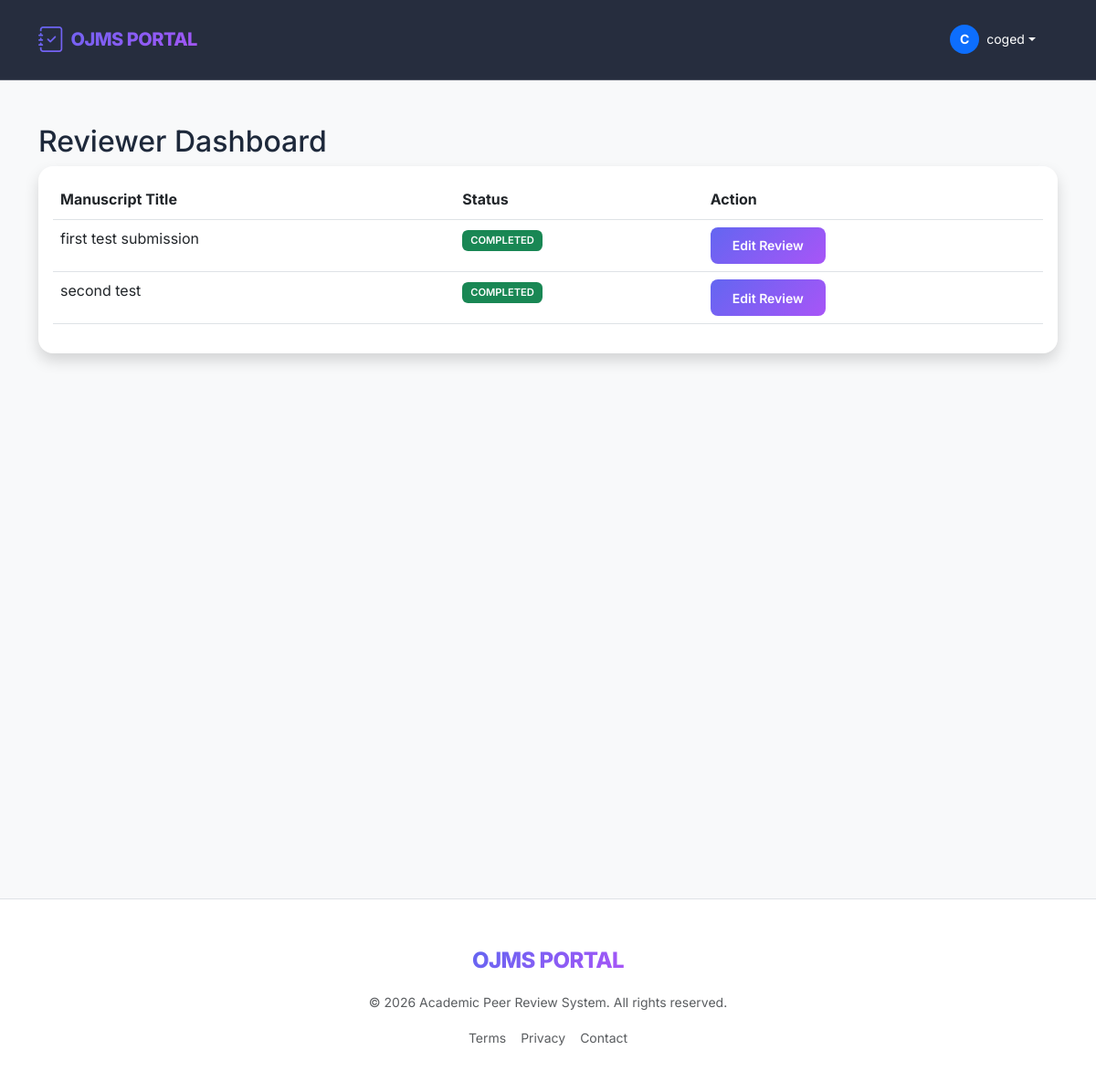
Page /dashboard/ (signed in) on the committed database.
### users/models.py (models this page shows, shortened)
class CustomUser(AbstractUser):
    ADMIN = 'ADMIN'
    EDITOR = 'EDITOR'
    REVIEWER = 'REVIEWER'
    AUTHOR = 'AUTHOR'
    ROLE_CHOICES = [
        (ADMIN, 'Administrator'),
        (EDITOR, 'Editor'),
        (REVIEWER, 'Reviewer'),
        (AUTHOR, 'Author'),
    ]
    role = models.CharField(max_length=10, choices=ROLE_CHOICES, default=AUTHOR)
    institution = models.CharField(max_length=255, blank=True, null=True)
    expertise = models.CharField(max_length=255, blank=True, null=True, help_text="Comma-separated areas of expertise")

### submissions/models.py (models this page shows, shortened)
class Review(models.Model):
    PENDING = 'PENDING'
    COMPLETED = 'COMPLETED'
    STATUS_CHOICES = [
        (PENDING, 'Pending'),
        (COMPLETED, 'Completed'),
    ]
    manuscript = models.ForeignKey(Manuscript, on_delete=models.CASCADE, related_name='reviews')
    reviewer = models.ForeignKey(
        settings.AUTH_USER_MODEL,
        on_delete=models.CASCADE,
        limit_choices_to={'role': 'REVIEWER'}
    )
    comments = models.TextField(blank=True, null=True)
    score = models.IntegerField(choices=[(i, i) for i in range(1, 6)], blank=True, null=True)
    recommendation = models.CharField(
        max_length=20,
        choices=[('ACCEPT', 'Accept'), ('REJECT', 'Reject'), ('REVISE', 'Revise')],
        blank=True,
        null=True
    )
    date_assigned = models.DateTimeField(auto_now_add=True)
    date_submitted = models.DateTimeField(null=True, blank=True)
    status = models.CharField(max_length=10, choices=STATUS_CHOICES, default=PENDING)

class Manuscript(models.Model):
    SUBMITTED = 'SUBMITTED'
    UNDER_REVIEW = 'UNDER_REVIEW'
    DECISION_READY = 'DECISION_READY'
    ACCEPTED = 'ACCEPTED'
    REJECTED = 'REJECTED'
    REVISION_REQ = 'REVISION_REQ'
    STATUS_CHOICES = [
        (SUBMITTED, 'Submitted'),
        (UNDER_REVIEW, 'Under Review'),
        (DECISION_READY, 'Decision Ready'),
        (ACCEPTED, 'Accepted'),
        (REJECTED, 'Rejected'),
        (REVISION_REQ, 'Revision Required'),
    ]
    title = models.CharField(max_length=255)
    abstract = models.TextField()
    author = models.ForeignKey(
        settings.AUTH_USER_MODEL,
        on_delete=models.CASCADE,
        related_name='manuscripts'
    )
    file = models.FileField(upload_to='manuscripts/')
    version = models.IntegerField(default=1)
    status = models.CharField(max_length=20, choices=STATUS_CHOICES, default=SUBMITTED)
    submission_date = models.DateTimeField(auto_now_add=True)
    updated_at = models.DateTimeField(auto_now=True)
    editor = models.ForeignKey(
        settings.AUTH_USER_MODEL,
        on_delete=models.SET_NULL,
        null=True,
        blank=True,
        related_name='assigned_manuscripts',
        limit_choices_to={'role': 'EDITOR'}
    )
    class Meta:
        ordering = ['-submission_date']

### users/views.py (the view, shortened to what this page needs)
# urls.py: path('dashboard/', dashboard_view, name='dashboard'),
@login_required
def dashboard_view(request):
    user = request.user
    if user.is_superuser or user.role == 'EDITOR':
        from submissions.models import Manuscript
        items = Manuscript.objects.all().order_by('-submission_date')
        return render(request, 'dashboards/editor.html', {'items': items})
    elif user.role == 'REVIEWER':
        from submissions.models import Review
        items = Review.objects.filter(reviewer=user).order_by('-date_assigned')
        return render(request, 'dashboards/reviewer.html', {'items': items})

### templates/dashboards/reviewer.html
{% extends 'base.html' %}
{% block content %}
    <h2>Reviewer Dashboard</h2>
    <div class="card shadow">
        <div class="card-body">
            <table class="table">
                <thead>
                    <tr>
                        <th>Manuscript Title</th>
                        <th>Status</th>
                        <th>Action</th>
                    </tr>
                </thead>
                <tbody>
                    {% for review in items %}
                    <tr>
                        <td>{{ review.manuscript.title }}</td>
                        <td>
                            {% if review.status == 'PENDING' %}
                                <span class="badge bg-warning">Pending</span>
                            {% else %}
                                <span class="badge bg-success">Completed</span>
                            {% endif %}
                        </td>
                        <td>
                            <a href="{% url 'submit_review' review.id %}" class="btn btn-sm btn-primary">
                                {% if review.status == 'PENDING' %}Start Review{% else %}Edit Review{% endif %}
                            </a>
                        </td>
                    </tr>
                    {% endfor %}
                </tbody>
            </table>
        </div>
    </div>
{% endblock %}

### templates/base.html (shortened to what this page needs)
<!DOCTYPE html>
<html lang="en">
<head>
    <link rel="stylesheet" href="https://cdn.jsdelivr.net/npm/bootstrap-icons@1.11.3/font/bootstrap-icons.min.css">
    <link href="https://cdn.jsdelivr.net/npm/bootstrap@5.3.0/dist/css/bootstrap.min.css" rel="stylesheet">
    {% load static %}
    <link rel="stylesheet" href="{% static 'css/main.css' %}">
</head>
<body class="bg-light">
    <nav class="navbar navbar-expand-lg navbar-dark sticky-top mb-5">
        <div class="container">
            <a class="navbar-brand d-flex align-items-center" href="{% url 'landing' %}">
                <i class="bi bi-journal-check fs-3 me-2"></i>
                <span>OJMS PORTAL</span>
            </a>
            <div class="collapse navbar-collapse" id="navbarMain">
                <div class="navbar-nav ms-auto align-items-center">
                    {% if user.is_authenticated %}
                        <div class="nav-item dropdown me-3">
                            <a class="nav-link dropdown-toggle text-white d-flex align-items-center" href="#" role="button" data-bs-toggle="dropdown">
                                <div class="bg-primary rounded-circle me-2 d-flex align-items-center justify-content-center" style="width: 32px; height: 32px;">
                                    <span class="small fw-bold">{{ user.username|first|upper }}</span>
                                </div>
                                <span class="small">{{ user.username }}</span>
                            </a>
                        </div>
                    {% else %}
                        <a href="{% url 'login' %}" class="nav-link me-2 text-white">Login</a>
                        <a href="{% url 'register' %}" class="btn btn-primary btn-sm px-4 rounded-pill shadow-sm">Sign Up</a>
                    {% endif %}
                </div>
            </div>
        </div>
    </nav>
    <main class="container fade-in min-vh-100">
        {% block content %}{% endblock %}
    </main>
    <footer class="bg-white border-top mt-5 py-5">
        <div class="container text-center">
            <div class="mb-3">
                <a class="navbar-brand text-decoration-none fs-4" href="#">OJMS PORTAL</a>
            </div>
            <p class="text-muted small">&copy; 2026 Academic Peer Review System. All rights reserved.</p>
            <div class="d-flex justify-content-center gap-3">
                <a href="#" class="text-decoration-none text-muted small">Terms</a>
                <a href="#" class="text-decoration-none text-muted small">Privacy</a>
                <a href="#" class="text-decoration-none text-muted small">Contact</a>
            </div>
        </div>
    </footer>
</body>
</html>

### static/css/main.css (style rules this page uses)
:root { --primary-gradient: linear-gradient(135deg, #6366f1 0%, #a855f7 100%); --secondary-gradient: linear-gradient(135deg, #3b82f6 0%, #2dd4bf 100%); --card-shadow: 0 10px 15px -3px rgba(0, 0, 0, 0.1), 0 4px 6px -2px rgba(0, 0, 0, 0.05); --glass-bg: rgba(255, 255, 255, 0.8); --glass-border: rgba(255, 255, 255, 0.2); }
body { font-family: 'Inter', system-ui, -apple-system, sans-serif; background-color: #f8fafc; color: #1e293b; line-height: 1.6; }
.navbar { background: rgba(15, 23, 42, 0.9) !important; backdrop-filter: blur(10px); border-bottom: 1px solid var(--glass-border); padding: 1rem 0; }
.navbar-brand { font-weight: 800; letter-spacing: -0.025em; background: var(--primary-gradient); -webkit-background-clip: text; background-clip: text; -webkit-text-fill-color: transparent; }
.card { border: none; border-radius: 1rem; box-shadow: var(--card-shadow); transition: transform 0.2s ease, box-shadow 0.2s ease; }
.btn-primary { background: var(--primary-gradient); border: none; font-weight: 600; padding: 0.6rem 1.5rem; border-radius: 0.5rem; }
.badge { padding: 0.5em 0.8em; border-radius: 0.4rem; font-weight: 600; text-transform: uppercase; font-size: 0.7rem; }
.fade-in { animation: fadeIn 0.8s ease-out; }

### rows in the picture
CustomUser: username|first "C", username "coged"
Review: manuscript "first test submission", status "COMPLETED"
Review: manuscript "second test", status "COMPLETED"
